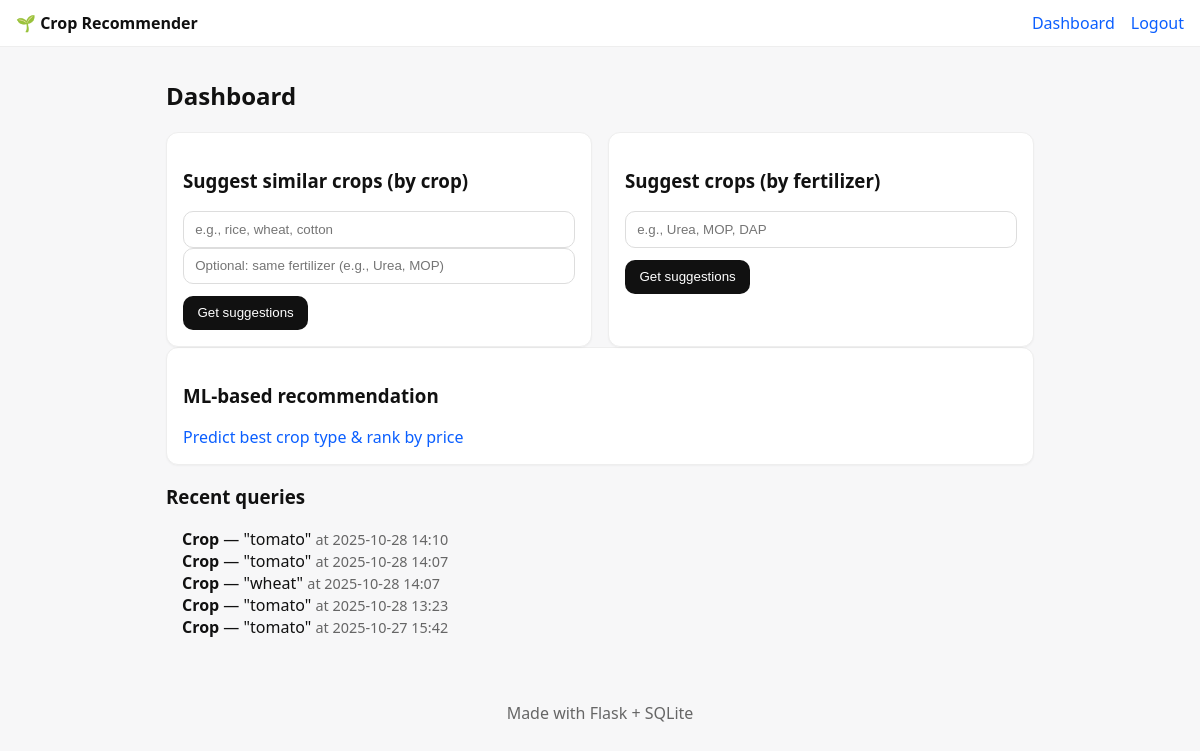
Page /dashboard (signed in) on the earlier database version.
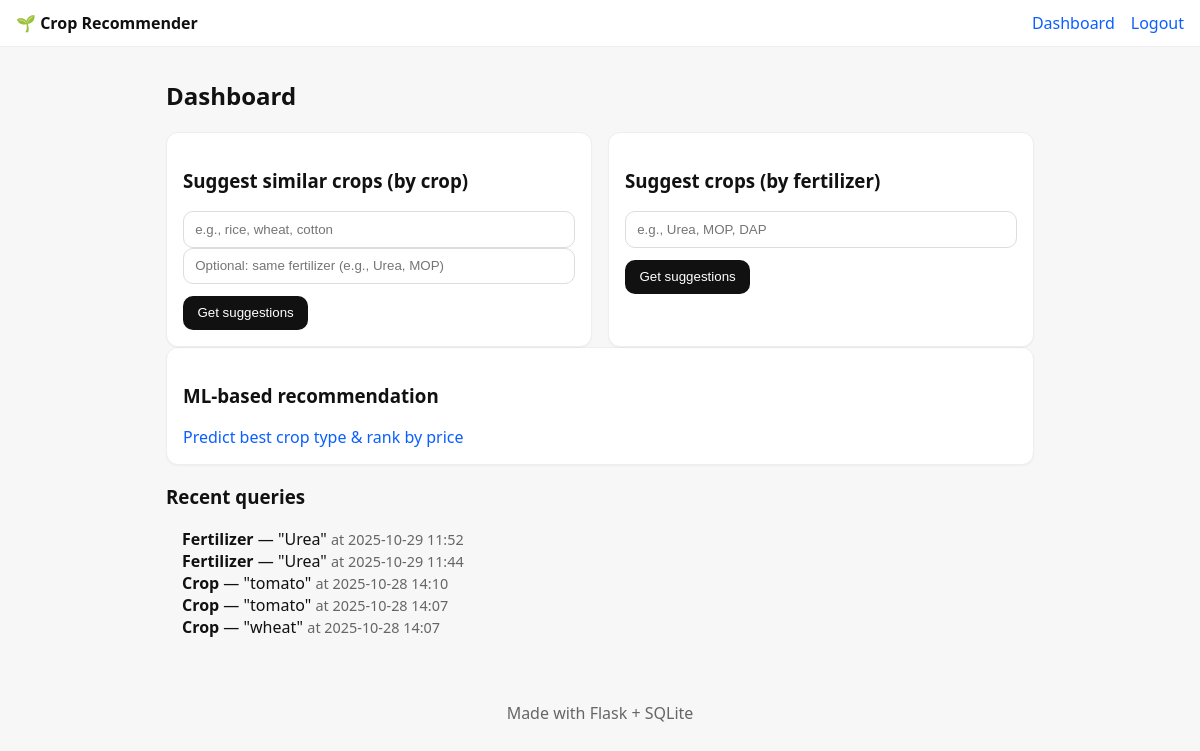
Same page on the later database version.
### app.py (models this page shows)
class UserQuery(db.Model):
    id = db.Column(db.Integer, primary_key=True)
    user_id = db.Column(db.Integer, db.ForeignKey("user.id"), nullable=False)
    query_type = db.Column(db.String(50), nullable=False)  # "crop" or "fertilizer"
    input_text = db.Column(db.String(255), nullable=False)
    result_json = db.Column(db.Text, nullable=True)
    created_at = db.Column(db.DateTime, default=datetime.utcnow)

### app.py (the view)
@app.route("/dashboard", methods=["GET"])
@login_required
def dashboard():
    user = current_user()
    recent = (UserQuery.query
              .filter_by(user_id=user.id)
              .order_by(UserQuery.created_at.desc())
              .limit(5).all())
    return render_template("dashboard.html", user=user, recent=recent)

### app.py (called while the page is built)
def login_required(f):
    @wraps(f)
    def wrapper(*args, **kwargs):
        if "user_id" not in session:
            flash("Please log in to access this page.", "warning")
            return redirect(url_for("login"))
        return f(*args, **kwargs)
    return wrapper

def current_user():
    uid = session.get("user_id")
    if not uid:
        return None
    return db.session.get(User, uid)

### templates/dashboard.html
{% extends "base.html" %}
{% block content %}
<h2>Dashboard</h2>
<div class="grid">
  <div class="card">
    <h3>Suggest similar crops (by crop)</h3>
    <form method="post" action="{{ url_for('recommend_by_crop') }}">
      <input type="text" name="crop" placeholder="e.g., rice, wheat, cotton" required>
      <input type="text" name="fertilizer_for_crop" placeholder="Optional: same fertilizer (e.g., Urea, MOP)">
      <button type="submit">Get suggestions</button>
    </form>
  </div>
  <div class="card">
    <h3>Suggest crops (by fertilizer)</h3>
    <form method="post" action="{{ url_for('recommend_by_fertilizer') }}">
      <input type="text" name="fertilizer" placeholder="e.g., Urea, MOP, DAP" required>
      <button type="submit">Get suggestions</button>
    </form>
  </div>
</div>
<div class="card">
  <h3>ML-based recommendation</h3>
  <a href="{{ url_for('ml_recommend') }}" class="btn">Predict best crop type & rank by price</a>
</div>
{% if recent and recent|length %}
  <h3>Recent queries</h3>
  <ul class="recent">
    {% for q in recent %}
      <li>
        <strong>{{ q.query_type|capitalize }}</strong> — "{{ q.input_text }}"
        <span class="muted">at {{ q.created_at.strftime("%Y-%m-%d %H:%M") }}</span>
      </li>
    {% endfor %}
  </ul>
{% endif %}
{% endblock %}

### templates/base.html (shortened to what this page needs)
<!doctype html>
<html lang="en">
<head>
  <link rel="stylesheet" href="{{ url_for('static', filename='styles.css') }}">
</head>
<body>
  <nav class="nav">
    <div class="brand">🌱 Crop Recommender</div>
    {% if session.get('user_id') %}
      <a href="{{ url_for('dashboard') }}">Dashboard</a>
      <a href="{{ url_for('logout') }}">Logout</a>
    {% else %}
      <a href="{{ url_for('login') }}">Login</a>
      <a href="{{ url_for('signup') }}">Sign up</a>
    {% endif %}
  </nav>
  <main class="container">
    {% block content %}{% endblock %}
  </main>
  <footer class="footer">Made with Flask + SQLite</footer>
</body>
</html>

### static/styles.css (style rules this page uses)
* { box-sizing: border-box; }
body { font-family: system-ui, -apple-system, Segoe UI, Roboto, 'Helvetica Neue', Arial, 'Noto Sans', 'Liberation Sans', sans-serif; margin:0; background:#f7f7f8; color:#111; }
a { color: #0b5fff; text-decoration: none; }
.container { max-width: 900px; margin: 2rem auto; padding: 0 1rem; }
.nav { display:flex; align-items:center; gap:1rem; padding: 0.75rem 1rem; background:#fff; border-bottom:1px solid #eee; position:sticky; top:0; }
.brand { font-weight: 700; }
.footer { text-align:center; padding:2rem; color:#666; }
.card { background:#fff; border:1px solid #eee; padding:1rem; border-radius:12px; box-shadow: 0 1px 2px rgba(0,0,0,0.04); }
.grid { display:grid; grid-template-columns: repeat(auto-fit, minmax(280px, 1fr)); gap: 1rem; }
input[type="text"], input[type="email"], input[type="password"] { width:100%; padding:.6rem .7rem; border:1px solid #ddd; border-radius:10px; }
button { margin-top:.75rem; padding:.6rem .9rem; border-radius:10px; background:#111; color:#fff; border: none; cursor:pointer; }
.muted { color:#666; font-size:.9rem; }
.recent { list-style:none; padding-left:1rem; }

Differences in the rows shown:
no longer on this page (row unchanged): UserQuery: query_type "Crop", input_text "tomato", created_at "2025-10-28 13:23"
no longer on this page (row unchanged): UserQuery: query_type "Crop", input_text "tomato", created_at "2025-10-27 15:42"
added UserQuery: query_type "Fertilizer", input_text "Urea", created_at "2025-10-29 11:52"
added UserQuery: query_type "Fertilizer", input_text "Urea", created_at "2025-10-29 11:44"
